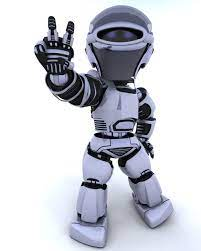
#> input picture codigos_curso_opencv/robo.jpeg, 201 x 251 px, found by its file name
$ python modificando.py
#> lines starting #> are read from the running program, lines starting #| are printed output that depends on the picture; after the words box and inside, x2 and y2 are one past the last pixel; in counts of white or black regions, pixels touching at a corner belong together
import cv2
img = cv2.imread("robo.jpeg")
#> img is the input picture: shape (251, 201, 3); mean B, G, R 211.3, 203.3, 201.4
img[0, 0] = (255, 0, 0)
#> img: shape (251, 201, 3); under 0.01% of pixels changed, all inside (x1, y1, x2, y2) = (0, 0, 1, 1)
img[0:50] = (0, 0, 255)
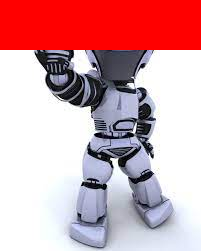
#> img: shape (251, 201, 3); mean B, G, R 169.1, 162.5, 211.8
cv2.imshow("Modificada", img)
cv2.waitKey(0)
